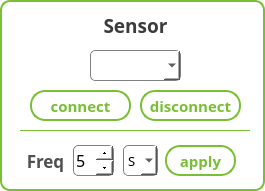
     <widget class="QFrame" name="frame_9">
      <property name="geometry">
       <rect>
        <x>0</x>
        <y>0</y>
        <width>265</width>
        <height>191</height>
       </rect>
      </property>
      <property name="styleSheet">
       <string notr="true">background-color:qlineargradient(spread:pad, x1:0.5, y1:0.5, x2:1, y2:1, stop:0 rgba(255, 255, 255, 0), stop:1 rgba(255, 255, 255, 65));
border : 2px solid rgb(121,191,53);
border-radius : 10px</string>
      </property>
      <property name="frameShape">
       <enum>QFrame::StyledPanel</enum>
      </property>
      <property name="frameShadow">
       <enum>QFrame::Raised</enum>
      </property>
      <widget class="QLabel" name="label_35">
       <property name="geometry">
        <rect>
         <x>80</x>
         <y>10</y>
         <width>111</width>
         <height>31</height>
        </rect>
       </property>
       <property name="font">
        <font>
         <family>나눔스퀘어 Bold</family>
         <pointsize>14</pointsize>
         <weight>75</weight>
         <bold>true</bold>
        </font>
       </property>
       <property name="styleSheet">
        <string notr="true">background:transparent;
border:transparent;
color:rgb(60,60,60)</string>
       </property>
       <property name="text">
        <string>Sensor</string>
       </property>
       <property name="alignment">
        <set>Qt::AlignCenter</set>
       </property>
      </widget>
      <widget class="QComboBox" name="coms">
       <property name="geometry">
        <rect>
         <x>90</x>
         <y>50</y>
         <width>91</width>
         <height>31</height>
        </rect>
       </property>
       <property name="palette">
        <palette>
         <active>
          <colorrole role="Button">
           <brush brushstyle="SolidPattern">
            <color alpha="255">
             <red>255</red>
             <green>255</green>
             <blue>255</blue>
            </color>
           </brush>
          </colorrole>
          <colorrole role="Base">
           <brush brushstyle="SolidPattern">
            <color alpha="255">
             <red>255</red>
             <green>255</green>
             <blue>255</blue>
            </color>
           </brush>
          </colorrole>
          <colorrole role="Window">
           <brush brushstyle="SolidPattern">
            <color alpha="255">
             <red>255</red>
             <green>255</green>
             <blue>255</blue>
            </color>
           </brush>
          </colorrole>
          <colorrole role="Highlight">
           <brush brushstyle="SolidPattern">
            <color alpha="255">
             <red>121</red>
             <green>191</green>
             <blue>53</blue>
            </color>
           </brush>
          </colorrole>
         </active>
         <inactive>
          <colorrole role="Button">
           <brush brushstyle="SolidPattern">
            <color alpha="255">
             <red>255</red>
             <green>255</green>
             <blue>255</blue>
            </color>
           </brush>
          </colorrole>
          <colorrole role="Base">
           <brush brushstyle="SolidPattern">
            <color alpha="255">
             <red>255</red>
             <green>255</green>
             <blue>255</blue>
            </color>
           </brush>
          </colorrole>
          <colorrole role="Window">
           <brush brushstyle="SolidPattern">
            <color alpha="255">
             <red>255</red>
             <green>255</green>
             <blue>255</blue>
            </color>
           </brush>
          </colorrole>
          <colorrole role="Highlight">
           <brush brushstyle="SolidPattern">
            <color alpha="255">
             <red>121</red>
             <green>191</green>
             <blue>53</blue>
            </color>
           </brush>
          </colorrole>
         </inactive>
         <disabled>
          <colorrole role="Button">
           <brush brushstyle="SolidPattern">
            <color alpha="255">
             <red>255</red>
             <green>255</green>
             <blue>255</blue>
            </color>
           </brush>
          </colorrole>
          <colorrole role="Base">
           <brush brushstyle="SolidPattern">
            <color alpha="255">
             <red>255</red>
             <green>255</green>
             <blue>255</blue>
            </color>
           </brush>
          </colorrole>
          <colorrole role="Window">
           <brush brushstyle="SolidPattern">
            <color alpha="255">
             <red>255</red>
             <green>255</green>
             <blue>255</blue>
            </color>
           </brush>
          </colorrole>
          <colorrole role="Highlight">
           <brush brushstyle="SolidPattern">
            <color alpha="255">
             <red>121</red>
             <green>191</green>
             <blue>53</blue>
            </color>
           </brush>
          </colorrole>
         </disabled>
        </palette>
       </property>
       <property name="font">
        <font>
         <family>나눔고딕</family>
         <pointsize>11</pointsize>
        </font>
       </property>
       <property name="styleSheet">
        <string notr="true">background-color:white;
border-radius:5px;
border:1px solid grey;
selection-background-color: rgb(121, 191, 53);</string>
       </property>
      </widget>
      <widget class="QPushButton" name="disconnect">
       <property name="geometry">
        <rect>
         <x>140</x>
         <y>90</y>
         <width>101</width>
         <height>31</height>
        </rect>
       </property>
       <property name="font">
        <font>
         <family>나눔바른고딕</family>
         <pointsize>11</pointsize>
         <weight>75</weight>
         <bold>true</bold>
        </font>
       </property>
       <property name="styleSheet">
        <string notr="true">QPushButton{border-radius : 15px;
border : 2px solid rgb(121,191,53);
color:rgb(121,191,53);
background-color:white;}
QPushButton:pressed{
border-radius : 15px;
border : 2px solid rgb(130,255,75);
border:transparent;
background-color:qlineargradient(spread:pad, x1:0.15, y1:0.15, x2:1, y2:1, stop:0 rgba(177, 220, 61, 255), stop:1 rgba(41, 191, 61, 247));
color:white;
}
</string>
       </property>
       <property name="text">
        <string>disconnect</string>
       </property>
       <property name="checkable">
        <bool>false</bool>
       </property>
      </widget>
      <widget class="QPushButton" name="connect">
       <property name="geometry">
        <rect>
         <x>30</x>
         <y>90</y>
         <width>101</width>
         <height>31</height>
        </rect>
       </property>
       <property name="font">
        <font>
         <family>나눔바른고딕</family>
         <pointsize>11</pointsize>
         <weight>75</weight>
         <bold>true</bold>
        </font>
       </property>
       <property name="styleSheet">
        <string notr="true">QPushButton{border-radius : 15px;
border : 2px solid rgb(121,191,53);
color:rgb(121,191,53);
background-color:white;}
QPushButton:pressed{
border-radius : 15px;
border : 2px solid rgb(130,255,75);
border:transparent;
background-color:qlineargradient(spread:pad, x1:0.15, y1:0.15, x2:1, y2:1, stop:0 rgba(177, 220, 61, 255), stop:1 rgba(41, 191, 61, 247));
color:white;
}
</string>
       </property>
       <property name="text">
        <string>connect</string>
       </property>
       <property name="checkable">
        <bool>true</bool>
       </property>
      </widget>
      <widget class="QLabel" name="label_61">
       <property name="geometry">
        <rect>
         <x>20</x>
         <y>145</y>
         <width>51</width>
         <height>31</height>
        </rect>
       </property>
       <property name="font">
        <font>
         <family>나눔스퀘어 Bold</family>
         <pointsize>13</pointsize>
         <weight>75</weight>
         <bold>true</bold>
        </font>
       </property>
       <property name="styleSheet">
        <string notr="true">background:transparent;
color:rgb(80,80,80);
border:transparent</string>
       </property>
       <property name="text">
        <string>Freq</string>
       </property>
       <property name="alignment">
        <set>Qt::AlignCenter</set>
       </property>
      </widget>
      <widget class="QPushButton" name="sensor_freq_apply">
       <property name="geometry">
        <rect>
         <x>165</x>
         <y>145</y>
         <width>71</width>
         <height>31</height>
        </rect>
       </property>
       <property name="font">
        <font>
         <family>나눔바른고딕</family>
         <pointsize>11</pointsize>
         <weight>75</weight>
         <bold>true</bold>
        </font>
       </property>
       <property name="styleSheet">
        <string notr="true">QPushButton{border-radius : 15px;
border : 2px solid rgb(121,191,53);
color:rgb(121,191,53);
background-color:white;}
QPushButton:pressed{
border-radius : 15px;
border : 2px solid rgb(130,255,75);
border:transparent;
background-color:qlineargradient(spread:pad, x1:0.15, y1:0.15, x2:1, y2:1, stop:0 rgba(177, 220, 61, 255), stop:1 rgba(41, 191, 61, 247));
color:white;
}
</string>
       </property>
       <property name="text">
        <string>apply</string>
       </property>
       <property name="checkable">
        <bool>true</bool>
       </property>
      </widget>
      <widget class="QComboBox" name="sensor_freq_unit">
       <property name="geometry">
        <rect>
         <x>123</x>
         <y>145</y>
         <width>35</width>
         <height>31</height>
        </rect>
       </property>
       <property name="font">
        <font>
         <family>나눔고딕</family>
         <pointsize>10</pointsize>
        </font>
       </property>
       <property name="layoutDirection">
        <enum>Qt::LeftToRight</enum>
       </property>
       <property name="styleSheet">
        <string notr="true">QComboBox{
background-color:white;
border:1px solid grey;
selection-background-color: rgb(121, 191, 53);
border-radius:5px
}
QComboBox::down-arrow {
width: 10px;
}</string>
       </property>
       <property name="currentText">
        <string>S</string>
       </property>
       <item>
        <property name="text">
         <string>S</string>
        </property>
       </item>
       <item>
        <property name="text">
         <string>M</string>
        </property>
       </item>
       <item>
        <property name="text">
         <string>H</string>
        </property>
       </item>
      </widget>
      <widget class="QSpinBox" name="sensor_freq">
       <property name="geometry">
        <rect>
         <x>73</x>
         <y>145</y>
         <width>41</width>
         <height>31</height>
        </rect>
       </property>
       <property name="font">
        <font>
         <family>나눔고딕</family>
         <pointsize>12</pointsize>
        </font>
       </property>
       <property name="styleSheet">
        <string notr="true">QSpinBox{background-color:white;
border:1px solid grey;
selection-background-color: rgb(121, 191, 53);
border-radius:5px
}
QSpinBox::down-button {
width: 17px;
}
QSpinBox::up-button {
width: 17px;
}</string>
       </property>
       <property name="prefix">
        <string/>
       </property>
       <property name="maximum">
        <number>60</number>
       </property>
       <property name="value">
        <number>5</number>
       </property>
      </widget>
      <widget class="Line" name="line_3">
       <property name="geometry">
        <rect>
         <x>20</x>
         <y>130</y>
         <width>230</width>
         <height>1</height>
        </rect>
       </property>
       <property name="orientation">
        <enum>Qt::Horizontal</enum>
       </property>
      </widget>
     </widget>
